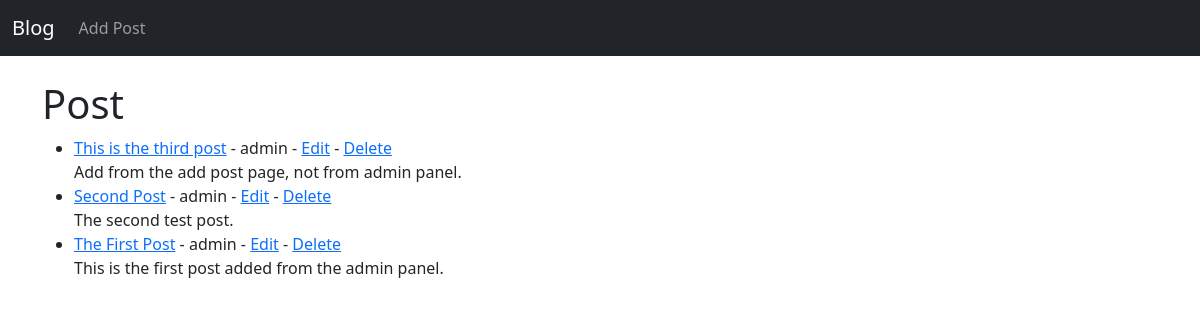
/, run on an earlier commit of the app's database.
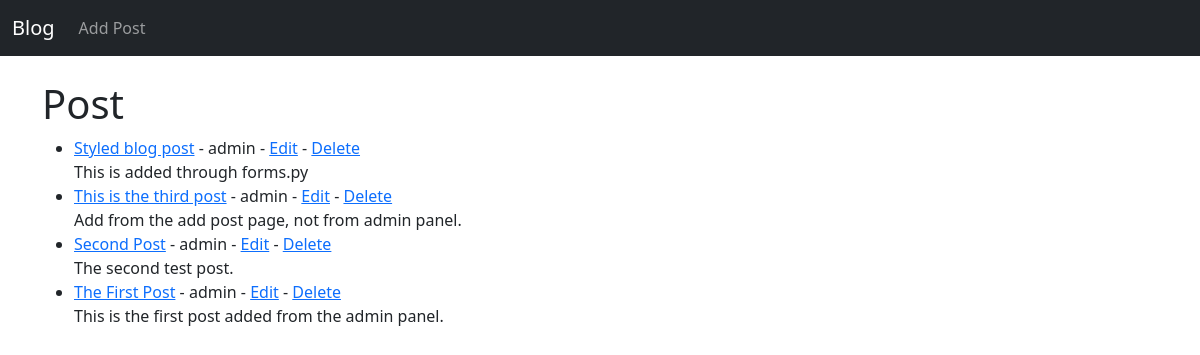
And on a later commit of the database.
### blog/models.py (models this page shows, shortened)
class Post(models.Model):
    title = models.CharField(max_length=255)
    author = models.ForeignKey(User, on_delete=models.CASCADE)
    body = models.TextField()

### blog/views.py (the view)
# urls.py: path('', HomeView.as_view(), name='home'),
class HomeView(ListView):
    model = Post
    template_name = 'home.html'
    ordering = ['-id']

### blog/templates/home.html
{% extends 'base.html' %}
{% block content %}
<h1>Post</h1>
<ul>
    {% for post in object_list %}
        <li>
            <a href="{% url 'article-detail' post.pk %}">{{ post.title }}</a> - {{ post.author }}
            - <a href="{% url 'update_post' post.pk %}">Edit</a>
            - <a href="{% url 'delete_post' post.pk %}">Delete</a><br />
            {{ post.body }}
        </li>
    {% endfor %}
</ul>
{% endblock %}

What changed in the data, as far as the page shows it:
added Post: title "Styled blog post", author "admin", body "This is added through forms.py"
